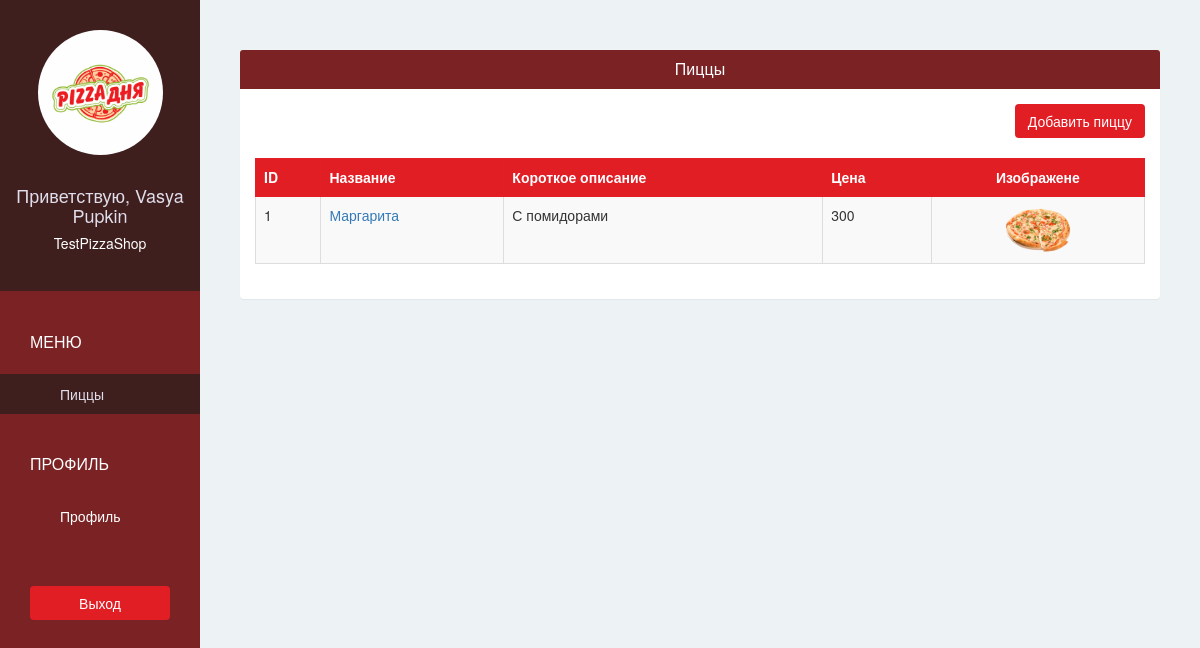
The page /pizzashop/pizza/ (signed in) on the database as committed earlier.
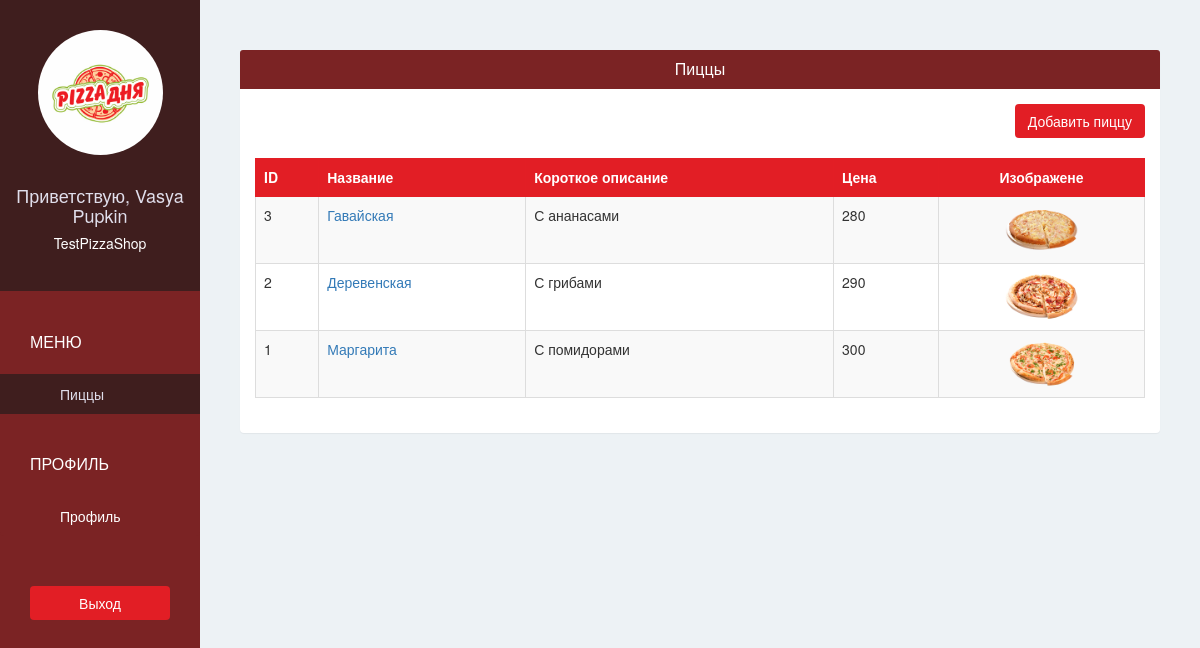
The same page on the database as committed later.
### pizzashopapp/models.py (models this page shows, shortened)
class PizzaShop(models.Model):
    owner = models.OneToOneField(
        User, verbose_name='Владелец', on_delete=models.CASCADE, related_name='pizzashop')
    name = models.CharField('Название пиццерии', max_length=100)
    phone = models.CharField('Номер телефона', max_length=100)
    address = models.CharField('Адресс пиццерии', max_length=100)
    logo = models.ImageField(
        'Логотип', upload_to='pizzashopapp/pizzashop_logo/', blank=False)
    class Meta:
        verbose_name = 'Пиццерия'
        verbose_name_plural = 'Пиццерии'

class Pizza(models.Model):
    pizzashop = models.ForeignKey(PizzaShop, verbose_name='Пиццерия')
    name = models.CharField('Название пиццы', max_length=30)
    description = models.CharField('Описание', max_length=100)
    image = models.ImageField(
        'Изображение пиццы', upload_to='pizzashopapp/pizza_image/', blank=False)
    price = models.PositiveSmallIntegerField('Цена', default=0)
    class Meta:
        verbose_name = 'Пицца'
        verbose_name_plural = 'Пиццы'

### pizzashopapp/views.py (the view)
# urls.py: url(r'^pizzashop/pizza/$', views.pizzashop_pizza, name='pizzashop-pizza'),
@login_required(login_url='/pizzashop/sign-in/')
def pizzashop_pizza(request):
    pizzas = Pizza.objects.filter(pizzashop=request.user.pizzashop).order_by('-id')
    return render(request, 'pizzashop/pizza.html', {'pizzas': pizzas})

### pizzashopapp/templates/pizzashop/pizza.html
{% extends 'pizzashop/base.html' %}
{% block page %}
	<div class="panel">
		<div class="panel-heading bg-ruby">
			<h4 class="panel-title text-center text-white">
				Пиццы
			</h4>
		</div>
		<div class="panel-body">
			<div class="text-right">
				<a href="{% url 'pizzashop-add-pizza' %}" class="btn btn-red">Добавить пиццу</a>
				<br>
				<br>
			</div>
			<table class="table table-bordered table-hover table-striped">
				<thead>
				<tr class="bg-red text-white">
					<th>ID</th>
					<th>Название</th>
					<th>Короткое описание</th>
					<th>Цена</th>
					<th class="text-center">Изображене</th>
				</tr>
				</thead>
				<tbody>
				{% for pizza in pizzas %}
					<tr>
						<td scope="row">{{ pizza.id }}</td>
						<td><a href="{% url 'pizzashop-edit-pizza' pizza.id %}">{{ pizza.name }}</a></td>
						<td>{{ pizza.description }}</td>
						<td>{{ pizza.price }}</td>
						<td class="text-center">
							<img class="img-rounded" src="{{ MEDIA_URL }}{{ pizza.image }}" alt="Pizza
							photo" width="75" height="50"></td>
					</tr>
				{% endfor %}
				</tbody>
			</table>
		</div>
	</div>
{% endblock %}

### pizzashopapp/templates/pizzashop/base.html (shortened to what this page needs)
{% extends 'base.html' %}
{% block sidebar %}
	{% url 'pizzashop-pizza' as pizzashop_pizza_url %}
	{% url 'pizzashop-account' as pizzashop_account_url %}
	<div class="text-center">
		<img class="img-circle" src="{{ MEDIA_URL }}{{ request.user.pizzashop.logo }}"
				 alt="logo" width="125" height="125">
		<br>
		<br>
		<h4>Приветствую, {{ request.user.get_full_name }}</h4>
		<h5>{{ request.user.pizzashop.name }}</h5>
	</div>
	<div class="list-group">
		<span class="text-uppercase">Меню</span>
		<a href="{% url 'pizzashop-pizza' %}"
			 class="list-group-item
			{% if request.path == pizzashop_pizza_url %} active {% endif %}">
			Пиццы
		</a>
		<span class="text-uppercase">Профиль</span>
		<a href="{% url 'pizzashop-account' %}"
			 class="list-group-item
			{% if request.path == pizzashop_account_url %} active {% endif %}">
			Профиль
		</a>
	</div>
	<div class="text-center">
		<a href="{% url 'pizzashop-sign-out' %}?next={{ request.path }}" class="btn btn-red">Выход</a>
	</div>
{% endblock %}

### pizzashopapp/templates/base.html (shortened to what this page needs)
{% load static %}
<!DOCTYPE html>
<html lang="en">
<head>
	<link rel="stylesheet" href="{% static 'css/bootstrap.min.css' %}">
	<link rel="stylesheet" href="{% static 'css/style.css' %}">
</head>
<body>
<div class="container-fluid">
	<div class="row">
		<div class="col-lg-2 col-md-2 col-sm-2 sidebar">
			{% block sidebar %}{% endblock %}
		</div>
		<div class="col-lg-10 col-lg-offset-2 col-md-10 col-md-offset-2 col-sm-10 col-sm-offset-2
		content">
			{% block page %}{% endblock %}
		</div>
	</div>
</div>
</body>
</html>

### pizzashopapp/static/css/style.css (style rules this page uses)
body { padding-top: 50px; background-color: #EDF2F5; overflow: auto; }
.bg-ruby { background-color: #7B2324; }
.bg-red { background-color: #E21E25; }
.text-white { color: white; }
.btn-red { color: white; background-color: #E21E25; }
.sidebar { height: 100vh; position: fixed; top: 0; left: 0; padding: 0; background-color: #7B2324; overflow: auto; }
.sidebar > div:first-child { padding: 30px 10px; font-weight: bold; font-size: 15px; background-color: #3F1E1E; }
.sidebar > div:first-child > h4 { color: #e0deeb; }
.sidebar > div:first-child > h5 { color: #ffffff; }
.sidebar .list-group { padding: 0; background-color: #7B2324; }
.sidebar .list-group > span { color: white; display: block; margin-top: 20px; padding: 20px 30px; font-size: 16px; font-weight: 300; }
.sidebar .list-group .list-group-item, .sidebar .list-group .list-group-item:focus { background-color: #7B2324; color: white; border: 0; padding-left: 60px; padding-right: 30px; }
.sidebar .list-group .list-group-item.active, .sidebar .list-group .list-group-item:hover { background-color: #3F1E1E; color: #e0deeb; }
.sidebar > div:last-child { padding: 30px; }
.sidebar > div:last-child .btn { width: 100%; }
.content { padding: 0 40px; }
.content .panel { border: none; }
.table > thead > tr > th, .table > thead > tr > td { vertical-align: middle; }
.table, .table > thead > tr > th { border-color: #E31E25; }

Rows that differ between the two databases and show on the page:
added Pizza: id "3", name "Гавайская", description "С ананасами", price "280", image (picture)
added Pizza: id "2", name "Деревенская", description "С грибами", price "290", image (picture)
